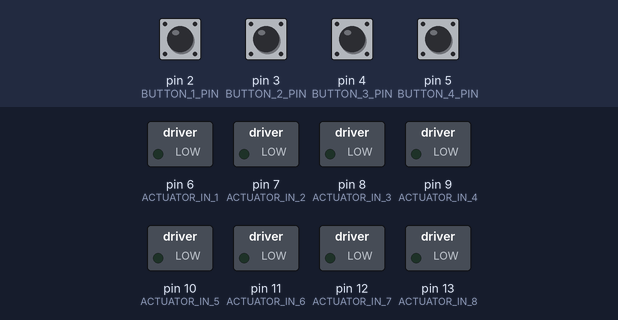
A sketch run on a simulated Arduino Uno, built with avr-gcc and run on an emulated ATmega328P. Shown: switched loads named in the sketch (green lamp = pin HIGH). The test bench sets the inputs (shaded band); at power-on: pin 2 (BUTTON_1_PIN), pin 3 (BUTTON_2_PIN), pin 4 (BUTTON_3_PIN), pin 5 (BUTTON_4_PIN) LOW.

Above: at 1.2 s.
1.3 s: pin 2 (BUTTON_1_PIN) pulled HIGH for 1 s
At 1.8 s:
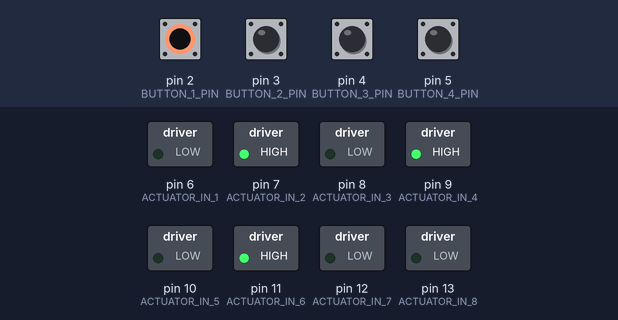
4.1 s: pin 4 (BUTTON_3_PIN) pulled HIGH for 0.15 s
At 4.6 s:
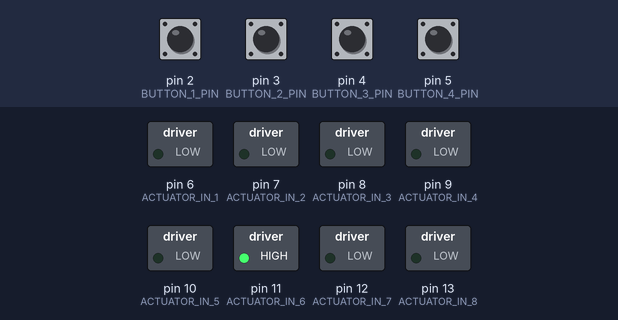
6.2 s: pin 3 (BUTTON_2_PIN) pulled HIGH for 0.15 s
At 6.7 s:
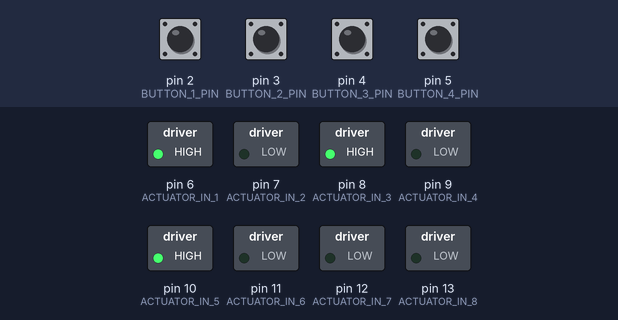
8.3 s: pin 4 (BUTTON_3_PIN) pulled HIGH for 1 s
At 9.5 s:
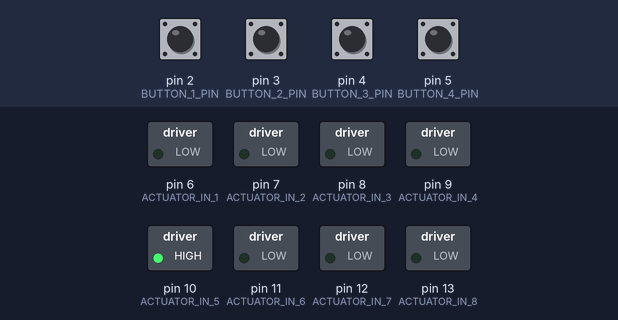
Timing chart, 0 to 11.3 s (numbered marks = the images above; inputs shaded):
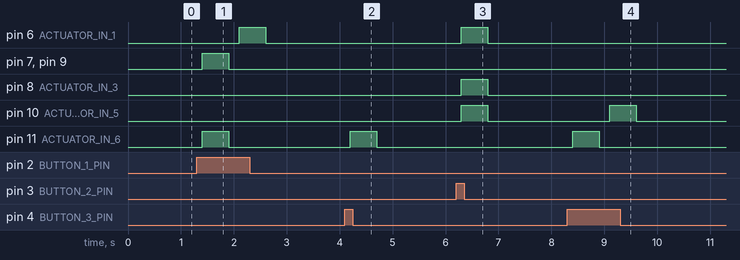

Measured:
- after the input at 1.3 s, pin 6 (ACTUATOR_IN_1): LOW → HIGH after 0.80 s, → LOW 0.50 s later; pin 7 (ACTUATOR_IN_2), pin 9 (ACTUATOR_IN_4), pin 11 (ACTUATOR_IN_6): LOW → HIGH after 0.10 s, → LOW 0.50 s later
- after the input at 4.1 s, pin 11 (ACTUATOR_IN_6): LOW → HIGH after 0.10 s, → LOW 0.50 s later
- after the input at 6.2 s, pin 6 (ACTUATOR_IN_1), pin 8 (ACTUATOR_IN_3), pin 10 (ACTUATOR_IN_5): LOW → HIGH after 0.10 s, → LOW 0.50 s later
- after the input at 8.3 s, pin 10 (ACTUATOR_IN_5): LOW → HIGH after 0.80 s, → LOW 0.50 s later; pin 11 (ACTUATOR_IN_6): LOW → HIGH after 0.10 s, → LOW 0.50 s later

The sketch:

cierre_centralizado.ino
```cpp
// (licence header left out)
#include "constants.h"

// Variable for reading the pushbutton status
int buttonState = 0;
// Central locking state. Open or Close ;-)
boolean centralLockingState = false;
boolean childrenLockingState = false;

/**
 * System configuration
 */
void setup() {
  // Initialize the pushbutton pin as an input:
  pinMode(BUTTON_1_PIN, INPUT);
  pinMode(BUTTON_2_PIN, INPUT);
  pinMode(BUTTON_3_PIN, INPUT);
  pinMode(BUTTON_4_PIN, INPUT);

  // Initialize the pin to control the motors
  pinMode(ACTUATOR_IN_1, OUTPUT);
  pinMode(ACTUATOR_IN_2, OUTPUT);
  pinMode(ACTUATOR_IN_3, OUTPUT);
  pinMode(ACTUATOR_IN_4, OUTPUT);
  pinMode(ACTUATOR_IN_5, OUTPUT);
  pinMode(ACTUATOR_IN_6, OUTPUT);
  pinMode(ACTUATOR_IN_7, OUTPUT);
  pinMode(ACTUATOR_IN_8, OUTPUT);
}

/**
 * System loop
 */
void loop() {
  // Read the state of the pushbutton value:
  // Normal mode
  if (digitalRead(BUTTON_1_PIN) == HIGH) {
    // Delay to debounce switch
    delay(100);
    // Change the door state
    if(centralLockingState) {
      openFrontDoors();
    } else {
      closeAllDoorsAndTrunkDoor();
    }
    centralLockingState = !centralLockingState;
  }
  // Open and close all :-P
  if (digitalRead(BUTTON_2_PIN) == HIGH) {
    // Delay to debounce switch
    delay(100);
    // Change the door state
    if(centralLockingState) {
      openAllDoorsAndTrunkDoor();
    } else {
      closeAllDoorsAndTrunkDoor();
    }
    centralLockingState = !centralLockingState;
  }
  // Trunk door button
  if (digitalRead(BUTTON_3_PIN) == HIGH) {
    // Delay to debounce switch
    delay(100);
    // Change the door state
    if(centralLockingState) {
      openTrunkDoor();
    } else {
      closeTrunkDoor();
    }
    centralLockingState = !centralLockingState;
  }
  // Children locking buttons
  if (digitalRead(BUTTON_4_PIN) == HIGH) {
    // Delay to debounce switch
    delay(100);
    // Change the door state
    if(childrenLockingState) {
      // Nothing for the moment
    } else {
      // Nothing for the moment
    }
    childrenLockingState = !childrenLockingState;
  }
  delay(LOOP_TIME);
}

/**
 * Open front doors
 */
void openFrontDoors () {
  moveForward(FRONT_DOORS);
  delay(WAIT_TIME);
  fullStop(FRONT_DOORS);
}

/**
 * Close front doors
 */
void closeFrontDoors () {
  moveBackward(FRONT_DOORS);
  delay(WAIT_TIME);
  fullStop(FRONT_DOORS);
}

/**
 * Open back doors
 */
void openBackDoors () {
  moveForward(BACK_DOORS);
  delay(WAIT_TIME);
  fullStop(BACK_DOORS);
}

/**
 * Close back doors
 */
void closeBackDoors () {
  moveBackward(BACK_DOORS);
  delay(WAIT_TIME);
  fullStop(BACK_DOORS);
}

/**
 * Open trunk door
 */
void openTrunkDoor () {
  moveForward(CAR_TRUNK_DOOR);
  delay(WAIT_TIME);
  fullStop(CAR_TRUNK_DOOR);
}

/**
 * Close trunk door
 */
void closeTrunkDoor () {
  moveBackward(CAR_TRUNK_DOOR);
  delay(WAIT_TIME);
  fullStop(CAR_TRUNK_DOOR);
}

/**
 * Open all the doors
 */
void openAllDoor () {
  moveForward(FRONT_DOORS);
  moveForward(BACK_DOORS);
  delay(WAIT_TIME);
  fullStop(FRONT_DOORS);
  fullStop(BACK_DOORS);
}

/**
 * Close all the doors
 */
void closeAllDoors () {
  moveBackward(FRONT_DOORS);
  moveBackward(BACK_DOORS);
  delay(WAIT_TIME);
  fullStop(FRONT_DOORS);
  fullStop(BACK_DOORS);
}

/**
 * Open all the doors and the trunk door
 */
void openAllDoorsAndTrunkDoor () {
  moveForward(FRONT_DOORS);
  moveForward(BACK_DOORS);
  moveForward(CAR_TRUNK_DOOR);
  delay(WAIT_TIME);
  fullStop(FRONT_DOORS);
  fullStop(BACK_DOORS);
  fullStop(CAR_TRUNK_DOOR);
}

/**
 * Close all the doors and the trunk door
 */
void closeAllDoorsAndTrunkDoor () {
  moveBackward(FRONT_DOORS);
  moveBackward(BACK_DOORS);
  moveBackward(CAR_TRUNK_DOOR);
  delay(WAIT_TIME);
  fullStop(FRONT_DOORS);
  fullStop(BACK_DOORS);
  fullStop(CAR_TRUNK_DOOR);
}

// =============================================================================

/**
 * Function to open the doors
 */
void moveForward(const int pinMotor[2]) {
  digitalWrite(pinMotor[0], HIGH);
  digitalWrite(pinMotor[1], LOW);
}

/**
 * Function to close the doors
 */
void moveBackward(const int pinMotor[2]) {
  digitalWrite(pinMotor[0], LOW);
  digitalWrite(pinMotor[1], HIGH);
}

/**
 * Function that stops the motor voltage
 *
 */
void fullStop(const int pinMotor[2]) {
  digitalWrite(pinMotor[0], LOW);
  digitalWrite(pinMotor[1], LOW);
}
```

constants.h
```cpp
/*
 * Constants definition
 *
 * created 2019
 * by Adrian Novegil <adrian.novegil@gmail.com>
 *
 */

// Control buttons pin configuration
const int BUTTON_1_PIN = 2;  // General lock
const int BUTTON_2_PIN = 3;  // Back lock
const int BUTTON_3_PIN = 4;  // Car trunk
const int BUTTON_4_PIN = 5;  // Children control

// Actuators configuration pin configuration
// Front doors
const int ACTUATOR_IN_1 = 6;
const int ACTUATOR_IN_2 = 7;
// Back doors
const int ACTUATOR_IN_3 = 8;
const int ACTUATOR_IN_4 = 9;
// Trunk door
const int ACTUATOR_IN_5 = 10;
const int ACTUATOR_IN_6 = 11;
// Children locking actuators
const int ACTUATOR_IN_7 = 12;
const int ACTUATOR_IN_8 = 13;

// Door arrays definitio
const int FRONT_DOORS[2] = {ACTUATOR_IN_1, ACTUATOR_IN_2};
const int BACK_DOORS [2] = {ACTUATOR_IN_3, ACTUATOR_IN_4};
const int CAR_TRUNK_DOOR[2] = {ACTUATOR_IN_5, ACTUATOR_IN_6};
const int CHILDREN_LOCKING[2] = {ACTUATOR_IN_7, ACTUATOR_IN_8};

// Wait time between actuator phases
const int WAIT_TIME = 500;
const int LOOP_TIME = 100;
```
